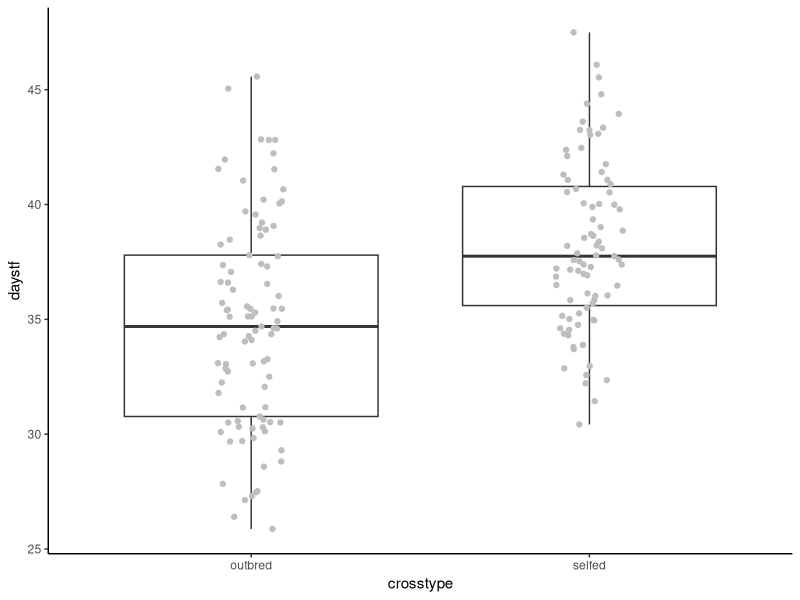

Here is the R script that generated this plot:
## ---- chunk 1
knitr::opts_chunk$set(echo = TRUE)
## ---- chunk 2
#add parameters
outbred <- rnorm(n=93,mean=35,sd=4.5)
selfed <- rnorm(n=83,mean=38, sd=3.9)

#put everything in a dataframe
df1 <- data.frame(crosstype = c(rep("outbred",93),rep("selfed",83)), daystf = c(outbred,selfed))

#then continue on fitting the model
library(ggplot2)

ggplot(data=df1, aes(x=crosstype, y=daystf))+
  geom_boxplot(outliers = FALSE)+
  geom_jitter(position = position_jitter(width = 0.1),colour="gray")+
  theme_classic()

model1 <- lm(daystf~crosstype, data=df1)
summary(model1)

## ---- chunk 3
#code goes here
## ---- chunk 4

# simulate cross type and date of flowering time
#outbred is 0
df2 <- data.frame(crosstype = c(rep(0,150),rep(1,150)),
                  dtf = rnorm(n=300, mean=40, sd=7.5))

# set parameters
b0 = 35
b1 = -.314
b2 = -5
df2$fruitno = b0+ b1*df2$dtf+ b2*df2$crosstype + rnorm(300,0,3) # simulate fruit type
## ---- chunk 5
#code goes here
